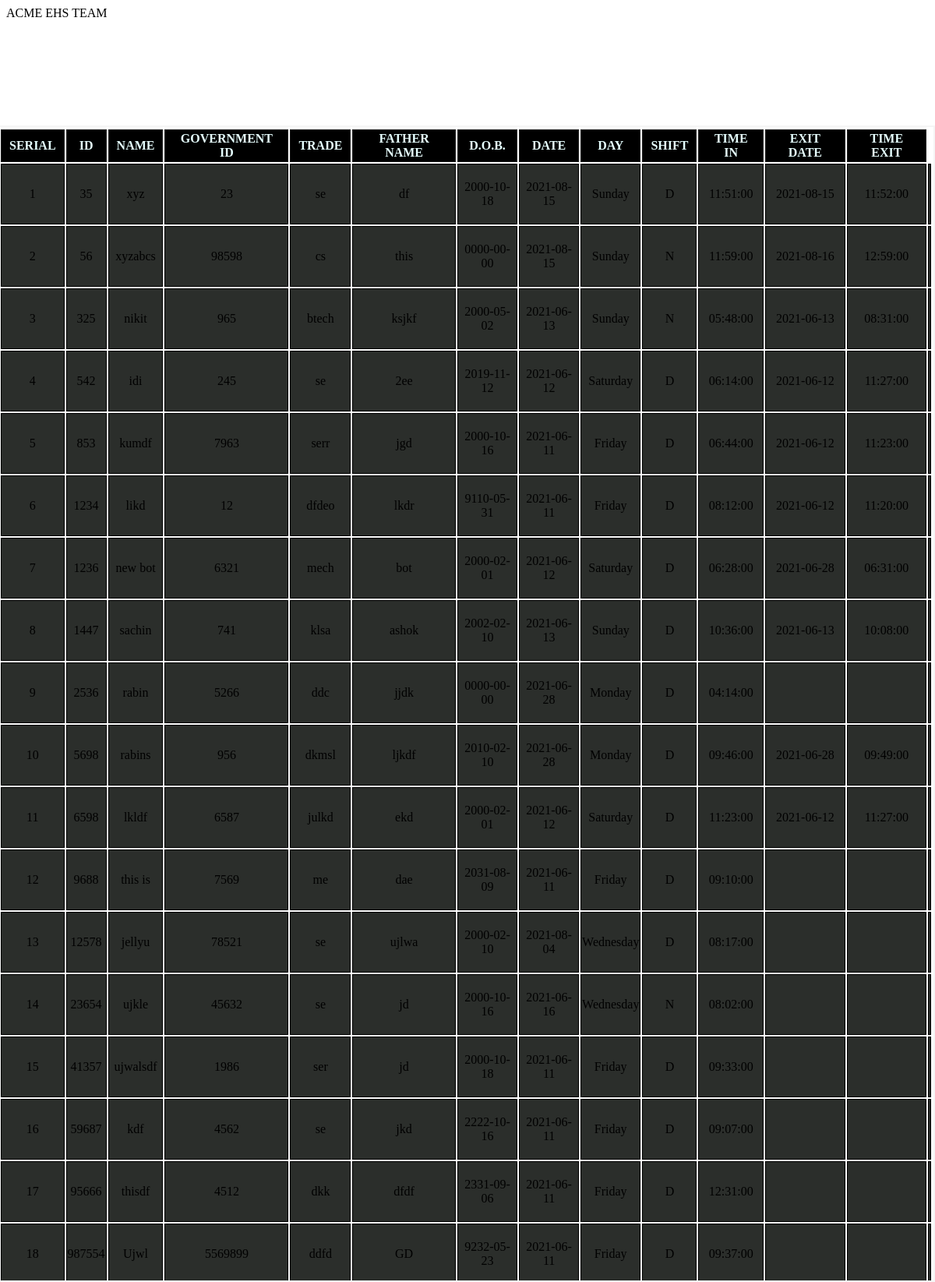
Page /attend.php on the committed database.
### tables this page shows
CREATE TABLE `workers` (
  `id` int(11) NOT NULL,
  `name` varchar(255) NOT NULL,
  `trade` varchar(255) NOT NULL,
  `father_name` varchar(255) NOT NULL,
  `dob` date NOT NULL,
  `govt_id` int(11) NOT NULL
);

CREATE TABLE `details` (
  `id` int(11) NOT NULL,
  `date` date NOT NULL,
  `Day` varchar(20) NOT NULL,
  `shift` varchar(5) NOT NULL DEFAULT 'D1',
  `endate` date DEFAULT NULL,
  `time_in` time DEFAULT NULL,
  `edate` date DEFAULT NULL,
  `time_out` time DEFAULT NULL
);

### attend.php (the view, shortened to what this page needs)
<?php
require 'dbh.php';
?>
<html>
    <head>
        <link rel="stylesheet" href="style.css">
    </head>
    <header>
        ACME EHS TEAM
    </header>
    <body>
        <div class="cont">
            <div class="ctable">
                <table>
                    <tr>
                        <th> SERIAL</th>
                        <th> ID </th>
                        <th> NAME </th>
                        <th> GOVERNMENT ID </th>
                        <th> TRADE </th>
                        <th> FATHER NAME </th>
                        <th> D.O.B. </th>
                        <th> DATE </th>
                        <th> DAY </th>
                        <th> SHIFT </th>
                        <th> TIME IN </th>
                        <th> EXIT DATE </th>
                        <th> TIME EXIT </th>
                    </tr>
                <?php
                $serial = 1;
                $q0 ="SELECT * FROM `workers`, `details` WHERE `workers`.`id` = `details`.`id`";
                $result = $conn->query($q0);
                if($result){
                    if ($result->num_rows > 0) {
                        while($row = $result->fetch_assoc()) {
                            echo '<tr><td>'.$serial.'</td><td>'.$row['id'].'</td><td>'.$row['name'].'</td><td>'.$row['govt_id'].'</td><td>'.$row['trade'].'</td><td>'.$row['father_name'].'</td><td>'.$row['dob'].'</td><td>'.$row['date'].'</td><td>'.$row['Day'].'</td><td>'.$row['shift'].'</td><td>'.$row['time_in'].'</td><td>'.$row['edate'].'</td><td>'.$row['time_out'].'</td><td>';
                            $serial=$serial+1;
                        }
                    } else {
                        echo "No Data Found";
                    }
                }else{
                    echo 'result not processed';
                }
                ?>
                </table>
            </div>
        </div>
    </body>
</html>

### dbh.php (shortened to what this page needs)
<html>
<head>
</head>
<body>
</body>
</html>

### style.css (style rules this page uses)
.cont { position: absolute; border: solid 2px whitesmoke; width: 100%; height: 90%; background-color: white; right: 0%; bottom: 0%; overflow: auto; }
table { overflow: auto; width: 100%; border: rgb(255, 255, 255) solid 1px; }
table tr { overflow: auto; width: 100%; border: rgb(255, 255, 255) solid 1px; }
table tr th { text-decoration: none; font-size: 16px; padding-top: 2px; padding-bottom: 2px; padding-left: 10px; padding-right: 10px; width: max-content; color: rgb(230, 255, 255); min-width: max-content; background-color: black; border: 0.4px rgb(31, 31, 31) solid; text-align: center; }
table tr { background-color: #2b2e2b; }
table tr td { padding-top: 20px; padding-bottom: 20px; background-color: inherit; border: solid black 0.4px; max-height: 50px; text-align: center; }
th { overflow:scroll; }

### rows in the picture
workers: details.id "35", name "xyz", govt "23", trade "se", father_name "df", dob "2000-10-18", details.date "2021-08-15", details.Day "Sunday", details.shift "D", details.time_in "11:51:00", details.edate "2021-08-15", details.time_out "11:52:00"
workers: details.id "56", name "xyzabcs", govt "98598", trade "cs", father_name "this", dob "0000-00-00", details.date "2021-08-15", details.Day "Sunday", details.shift "N", details.time_in "11:59:00", details.edate "2021-08-16", details.time_out "12:59:00"
workers: details.id "325", name "nikit", govt "965", trade "btech", father_name "ksjkf", dob "2000-05-02", details.date "2021-06-13", details.Day "Sunday", details.shift "N", details.time_in "05:48:00", details.edate "2021-06-13", details.time_out "08:31:00"
workers: details.id "542", name "idi", govt "245", trade "se", father_name "2ee", dob "2019-11-12", details.date "2021-06-12", details.Day "Saturday", details.shift "D", details.time_in "06:14:00", details.edate "2021-06-12", details.time_out "11:27:00"
workers: details.id "853", name "kumdf", govt "7963", trade "serr", father_name "jgd", dob "2000-10-16", details.date "2021-06-11", details.Day "Friday", details.shift "D", details.time_in "06:44:00", details.edate "2021-06-12", details.time_out "11:23:00"
workers: details.id "1234", name "likd", govt "12", trade "dfdeo", father_name "lkdr", dob "9110-05-31", details.date "2021-06-11", details.Day "Friday", details.shift "D", details.time_in "08:12:00", details.edate "2021-06-12", details.time_out "11:20:00"
workers: details.id "1236", name "new bot", govt "6321", trade "mech", father_name "bot", dob "2000-02-01", details.date "2021-06-12", details.Day "Saturday", details.shift "D", details.time_in "06:28:00", details.edate "2021-06-28", details.time_out "06:31:00"
workers: details.id "1447", name "sachin", govt "741", trade "klsa", father_name "ashok", dob "2002-02-10", details.date "2021-06-13", details.Day "Sunday", details.shift "D", details.time_in "10:36:00", details.edate "2021-06-13", details.time_out "10:08:00"
workers: details.id "2536", name "rabin", govt "5266", trade "ddc", father_name "jjdk", dob "0000-00-00", details.date "2021-06-28", details.Day "Monday", details.shift "D", details.time_in "04:14:00"
workers: details.id "5698", name "rabins", govt "956", trade "dkmsl", father_name "ljkdf", dob "2010-02-10", details.date "2021-06-28", details.Day "Monday", details.shift "D", details.time_in "09:46:00", details.edate "2021-06-28", details.time_out "09:49:00"
workers: details.id "6598", name "lkldf", govt "6587", trade "julkd", father_name "ekd", dob "2000-02-01", details.date "2021-06-12", details.Day "Saturday", details.shift "D", details.time_in "11:23:00", details.edate "2021-06-12", details.time_out "11:27:00"
workers: details.id "9688", name "this is", govt "7569", trade "me", father_name "dae", dob "2031-08-09", details.date "2021-06-11", details.Day "Friday", details.shift "D", details.time_in "09:10:00"
workers: details.id "12578", name "jellyu", govt "78521", trade "se", father_name "ujlwa", dob "2000-02-10", details.date "2021-08-04", details.Day "Wednesday", details.shift "D", details.time_in "08:17:00"
workers: details.id "23654", name "ujkle", govt "45632", trade "se", father_name "jd", dob "2000-10-16", details.date "2021-06-16", details.Day "Wednesday", details.shift "N", details.time_in "08:02:00"
workers: details.id "41357", name "ujwalsdf", govt "1986", trade "ser", father_name "jd", dob "2000-10-18", details.date "2021-06-11", details.Day "Friday", details.shift "D", details.time_in "09:33:00"
workers: details.id "59687", name "kdf", govt "4562", trade "se", father_name "jkd", dob "2222-10-16", details.date "2021-06-11", details.Day "Friday", details.shift "D", details.time_in "09:07:00"
workers: details.id "95666", name "thisdf", govt "4512", trade "dkk", father_name "dfdf", dob "2331-09-06", details.date "2021-06-11", details.Day "Friday", details.shift "D", details.time_in "12:31:00"
workers: details.id "987554", name "Ujwl", govt "5569899", trade "ddfd", father_name "GD", dob "9232-05-23", details.date "2021-06-11", details.Day "Friday", details.shift "D", details.time_in "09:37:00"
